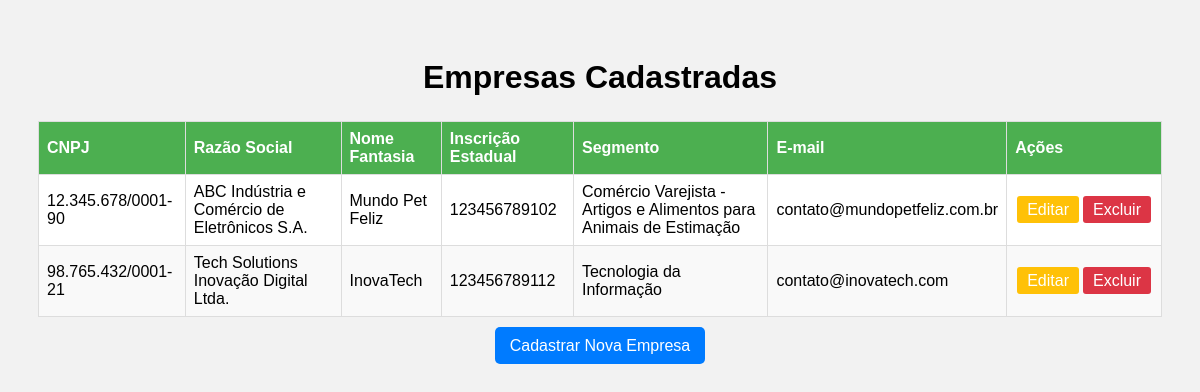
Screenshot of /process/exibir_empresas.php with the database file from the repository.
### tables this page shows
CREATE TABLE IF NOT EXISTS `empresas` (
  `cnpj` varchar(18) NOT NULL,
  `razao_social` varchar(255) NOT NULL,
  `nome_fantasia` varchar(255) NOT NULL,
  `inscricao_estadual` varchar(20) NOT NULL,
  `segmento` varchar(100) NOT NULL,
  `produtos_servicos` text,
  `email_contato` varchar(255) NOT NULL,
  `nome_usuario_sistema` varchar(100) DEFAULT NULL,
  `senha_hash` varchar(255) NOT NULL,
  `data_registro` datetime DEFAULT CURRENT_TIMESTAMP,
  PRIMARY KEY (`cnpj`),
  UNIQUE KEY `razao_social` (`razao_social`),
  UNIQUE KEY `email_contato` (`email_contato`),
  UNIQUE KEY `nome_usuario_sistema` (`nome_usuario_sistema`)
);

### process/exibir_empresas.php (the view, shortened to what this page needs)
<?php
include_once('../php/config.php');
try {
    $stmt = $conn->prepare("SELECT * FROM empresas");
    $stmt->execute();
    $empresas = $stmt->fetchAll(PDO::FETCH_ASSOC);
} catch (PDOException $e) {
    echo "Erro ao buscar os dados: " . $e->getMessage();
}
?>
<!DOCTYPE html>
<html lang="pt-br">
<head>
</head>
<body>
    <h1>Empresas Cadastradas</h1>
    <?php
    if ($empresas) {
    ?>
    <table>
        <thead>
            <tr>
                <th>CNPJ</th>
                <th>Razão Social</th>
                <th>Nome Fantasia</th>
                <th>Inscrição Estadual</th>
                <th>Segmento</th>
                <th>E-mail</th>
                <th>Ações</th>
            </tr>
        </thead>
        <tbody>
            <?php
            foreach ($empresas as $empresa) {
                echo "<tr>";
                echo "<td>" . htmlspecialchars($empresa['cnpj']) . "</td>";
                echo "<td>" . htmlspecialchars($empresa['razao_social']) . "</td>";
                echo "<td>" . htmlspecialchars($empresa['nome_fantasia']) . "</td>";
                echo "<td>" . htmlspecialchars($empresa['inscricao_estadual']) . "</td>";
                echo "<td>" . htmlspecialchars($empresa['segmento']) . "</td>";
                echo "<td>" . htmlspecialchars($empresa['email_contato']) . "</td>";
                echo "<td>";
                echo "<a href='editarEmpresa.php?cnpj=" . htmlspecialchars($empresa['cnpj']) . "' class='btn-acao btn-editar'>Editar</a>";
                echo "<a href='excluirEmpresa.php?cnpj=" . htmlspecialchars($empresa['cnpj']) . "' class='btn-acao btn-excluir' onclick='return confirm(\"Tem certeza que deseja excluir esta empresa?\");'>Excluir</a>";
                echo "</td>";
                echo "</tr>";
            }
            ?>
        </tbody>
    </table>
    <?php
    } else {
        echo "<p>Nenhuma empresa encontrada ou os dados não foram carregados.</p>";
    }
    ?>
    <div class="voltar">
        <a href="../insertEmpresas.html">Cadastrar Nova Empresa</a>
    </div>
</body>
</html>

### process/exibir_empresas.php (style rules this page uses)
body { font-family: Arial, sans-serif; background-color: #f2f2f2; padding: 30px; }
h1 { text-align: center; margin-bottom: 25px; }
table { width: 100%; border-collapse: collapse; background-color: #fff; }
th, td { border: 1px solid #ddd; padding: 8px; text-align: left; }
th { background-color: #4CAF50; color: white; }
tr:nth-child(even) { background-color: #f9f9f9; }
.voltar { margin-top: 20px; text-align: center; }
.voltar a { background-color: #007bff; color: white; padding: 10px 15px; text-decoration: none; border-radius: 5px; }
.btn-acao { padding: 5px 10px; margin: 0 2px; text-decoration: none; border-radius: 3px; color: white; }
.btn-editar { background-color: #ffc107; }
.btn-excluir { background-color: #dc3545; }

### rows the page displays
empresas: cnpj "12.345.678/0001-90", razao_social "ABC Indústria e Comércio de Eletrônicos S.A.", nome_fantasia "Mundo Pet Feliz", inscricao_estadual "123456789102", segmento "Comércio Varejista - Artigos e Alimentos para Animais de Estimação", email_contato "contato@mundopetfeliz.com.br"
empresas: cnpj "98.765.432/0001-21", razao_social "Tech Solutions Inovação Digital Ltda.", nome_fantasia "InovaTech", inscricao_estadual "123456789112", segmento "Tecnologia da Informação", email_contato "contato@inovatech.com"
